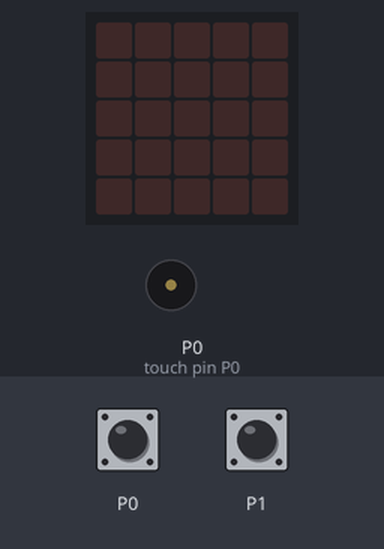
Bench run of a program on a simulated BBC micro:bit (MakeCode). Parts: the board's 5×5 LED display, buzzer (waves = sounding). The inputs (shaded band) are chosen by the test bench.

Above: at 1.2 s.
1.3 s: touch pin P0 pressed for 0.15 s
At 2.0 s:
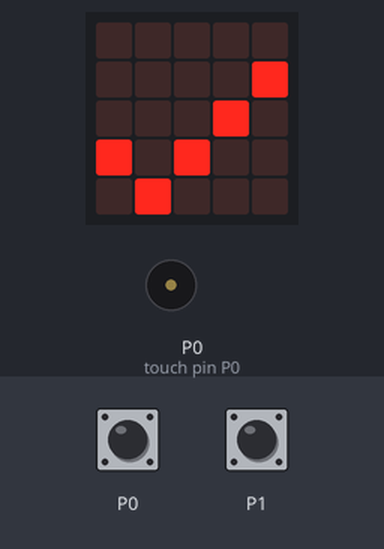
2.9 s: touch pin P1 pressed for 0.15 s
At 4.2 s:
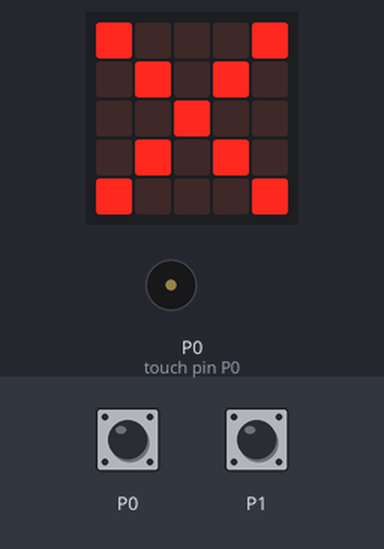
4.5 s: touch pin P0 pressed 5 times (0.12 s each, 0.3 s apart)
At 7.22 s:
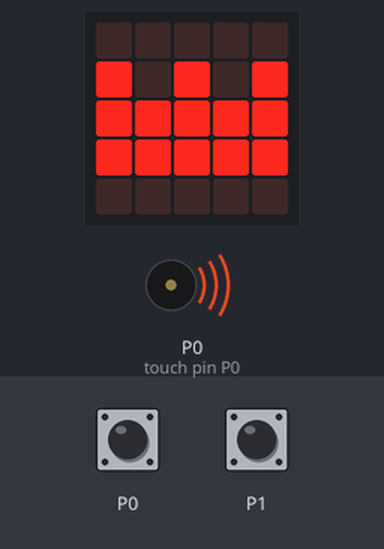
Timing chart, 0 to 9.0 s (numbered marks = the images above; inputs shaded):
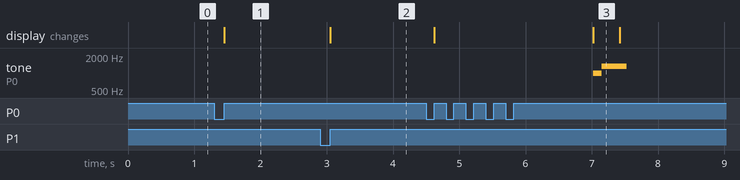

Measured:
- after the input at 1.3 s, the display: changes after 0.15 s (image 1)
- after the input at 2.9 s, the display: changes after 0.15 s (image 2)
- after the input at 4.5 s, tone on P0 (touch pin P0): silent → 988 Hz after 2.5 s, → 1319 Hz 0.13 s later, → silent 0.38 s later; the display: first changes after 0.12 s (image 3 shows a later state)
- what the display in image 3 shows lasts 0.4 s, from 7.0 s to 7.4 s

The program:

main.ts
```typescript
let juego_terminado = false
let puntos_1 = 0
let puntos_2 = 0
input.onPinPressed(TouchPin.P0, function () {
    if (juego_terminado == false) {
        puntos_1 += 1
        basic.showIcon(IconNames.Yes)
        if (puntos_1 == 5) {
            music._playDefaultBackground(music.builtInPlayableMelody(Melodies.BaDing), music.PlaybackMode.InBackground)
            basic.showLeds(`
                . . . . .
                # . # . #
                # # # # #
                # # # # #
                . . . . .
                `)
            basic.showIcon(IconNames.Yes)
            juego_terminado = true
        }
    }
})
input.onPinPressed(TouchPin.P1, function () {
    if (juego_terminado == false) {
        puntos_2 += 1
        basic.showIcon(IconNames.No)
        if (puntos_2 == 5) {
            music._playDefaultBackground(music.builtInPlayableMelody(Melodies.Blues), music.PlaybackMode.InBackground)
            basic.showLeds(`
                . . . . .
                # . # . #
                # # # # #
                # # # # #
                . . . . .
                `)
            basic.showIcon(IconNames.No)
            juego_terminado = true
        }
    }
})
```

test.ts
```typescript
// aquí va el archivo "tests"; esto no se compilará cuando este paquete se utilice como una extensión.
```
